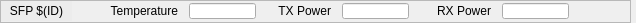
<?xml version="1.0" encoding="UTF-8"?>
<ui version="4.0">
 <class>Form</class>
 <widget class="QWidget" name="Form">
  <property name="geometry">
   <rect>
    <x>0</x>
    <y>0</y>
    <width>636</width>
    <height>23</height>
   </rect>
  </property>
  <property name="windowTitle">
   <string>Form</string>
  </property>
  <widget class="QFrame" name="frame">
   <property name="geometry">
    <rect>
     <x>0</x>
     <y>0</y>
     <width>631</width>
     <height>23</height>
    </rect>
   </property>
   <property name="frameShape">
    <enum>QFrame::StyledPanel</enum>
   </property>
   <property name="frameShadow">
    <enum>QFrame::Raised</enum>
   </property>
   <widget class="caLineEdit" name="calineedit_7">
    <property name="geometry">
     <rect>
      <x>342</x>
      <y>3</y>
      <width>67</width>
      <height>16</height>
     </rect>
    </property>
    <property name="toolTip">
     <string>Transceiver optical output power</string>
    </property>
    <property name="channel" stdset="0">
     <string notr="true">$(SYS)-$(DEVICE):SFP$(ID)-Pwr-TX-I</string>
    </property>
    <property name="background">
     <color>
      <red>218</red>
      <green>218</green>
      <blue>218</blue>
     </color>
    </property>
    <property name="colorMode">
     <enum>caLineEdit::Alarm_Static</enum>
    </property>
    <property name="unitsEnabled">
     <bool>true</bool>
    </property>
   </widget>
   <widget class="caRelatedDisplay" name="carelateddisplay_3">
    <property name="geometry">
     <rect>
      <x>580</x>
      <y>1</y>
      <width>51</width>
      <height>20</height>
     </rect>
    </property>
    <property name="toolTip">
     <string>Detailed SFP information</string>
    </property>
    <property name="background">
     <color>
      <red>183</red>
      <green>157</green>
      <blue>92</blue>
     </color>
    </property>
    <property name="labels">
     <string notr="true">More</string>
    </property>
    <property name="files">
     <string notr="true">G_EVG_sfp.ui</string>
    </property>
    <property name="args">
     <string notr="true">ID=$(ID),SYS=$(SYS),DEVICE=$(DEVICE)</string>
    </property>
   </widget>
   <widget class="caLabel" name="calabel">
    <property name="geometry">
     <rect>
      <x>1</x>
      <y>1</y>
      <width>71</width>
      <height>20</height>
     </rect>
    </property>
    <property name="styleSheet">
     <string notr="true">background-color: rgb(236, 236, 236, 255);</string>
    </property>
    <property name="text">
     <string>SFP $(ID)</string>
    </property>
    <property name="alignment">
     <set>Qt::AlignCenter</set>
    </property>
   </widget>
   <widget class="caLineEdit" name="calineedit_8">
    <property name="geometry">
     <rect>
      <x>502</x>
      <y>3</y>
      <width>67</width>
      <height>16</height>
     </rect>
    </property>
    <property name="toolTip">
     <string>Transceiver optical input power</string>
    </property>
    <property name="channel" stdset="0">
     <string notr="true">$(SYS)-$(DEVICE):SFP$(ID)-Pwr-RX-I</string>
    </property>
    <property name="background">
     <color>
      <red>218</red>
      <green>218</green>
      <blue>218</blue>
     </color>
    </property>
    <property name="colorMode">
     <enum>caLineEdit::Alarm_Static</enum>
    </property>
    <property name="unitsEnabled">
     <bool>true</bool>
    </property>
   </widget>
   <widget class="QLabel" name="label_16">
    <property name="geometry">
     <rect>
      <x>97</x>
      <y>1</y>
      <width>81</width>
      <height>20</height>
     </rect>
    </property>
    <property name="text">
     <string>Temperature</string>
    </property>
    <property name="alignment">
     <set>Qt::AlignRight|Qt::AlignTrailing|Qt::AlignVCenter</set>
    </property>
   </widget>
   <widget class="QLabel" name="label_18">
    <property name="geometry">
     <rect>
      <x>420</x>
      <y>1</y>
      <width>71</width>
      <height>20</height>
     </rect>
    </property>
    <property name="text">
     <string>RX Power</string>
    </property>
    <property name="alignment">
     <set>Qt::AlignRight|Qt::AlignTrailing|Qt::AlignVCenter</set>
    </property>
   </widget>
   <widget class="QLabel" name="label_17">
    <property name="geometry">
     <rect>
      <x>260</x>
      <y>1</y>
      <width>71</width>
      <height>20</height>
     </rect>
    </property>
    <property name="text">
     <string>TX Power</string>
    </property>
    <property name="alignment">
     <set>Qt::AlignRight|Qt::AlignTrailing|Qt::AlignVCenter</set>
    </property>
   </widget>
   <widget class="caLineEdit" name="calineedit_6">
    <property name="geometry">
     <rect>
      <x>189</x>
      <y>3</y>
      <width>67</width>
      <height>16</height>
     </rect>
    </property>
    <property name="toolTip">
     <string>Transceiver temperature in Celsius</string>
    </property>
    <property name="channel" stdset="0">
     <string notr="true">$(SYS)-$(DEVICE):SFP$(ID)-T-I</string>
    </property>
    <property name="background">
     <color>
      <red>218</red>
      <green>218</green>
      <blue>218</blue>
     </color>
    </property>
    <property name="colorMode">
     <enum>caLineEdit::Alarm_Static</enum>
    </property>
    <property name="unitsEnabled">
     <bool>true</bool>
    </property>
   </widget>
  </widget>
 </widget>
 <customwidgets>
  <customwidget>
   <class>caRelatedDisplay</class>
   <extends>QWidget</extends>
   <header>caRelatedDisplay</header>
  </customwidget>
  <customwidget>
   <class>caLabel</class>
   <extends>QLabel</extends>
   <header>caLabel</header>
  </customwidget>
  <customwidget>
   <class>caLineEdit</class>
   <extends>QLineEdit</extends>
   <header>caLineEdit</header>
  </customwidget>
 </customwidgets>
 <resources/>
 <connections/>
</ui>
